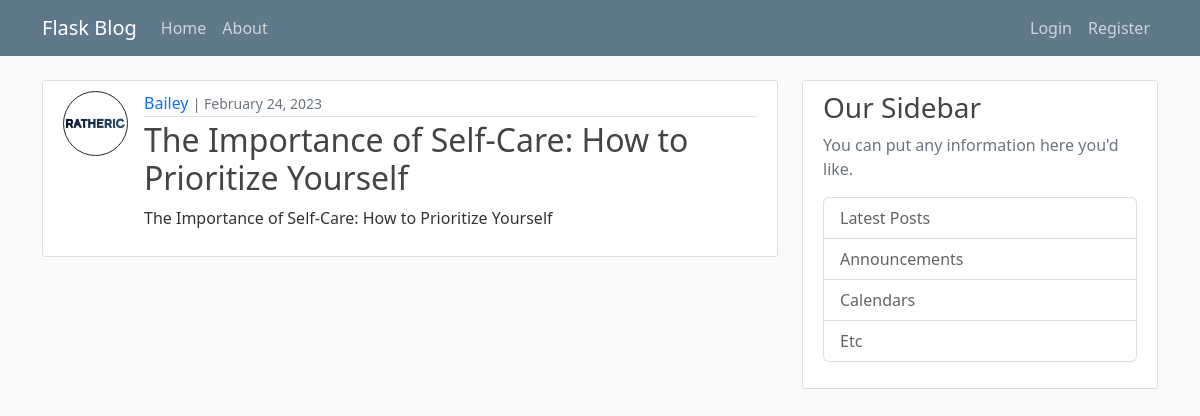
The app's page /post/4 with its own data.
### flaskblog/models.py (models this page shows, shortened)
class User(db.Model, UserMixin):
    id = db.Column(db.Integer, primary_key=True)
    username = db.Column(db.String(20), unique=True, nullable=False)
    email = db.Column(db.String(120), unique=True, nullable=False)
    image_file = db.Column(db.String(20), nullable=False, default='default.png')
    password = db.Column(db.String(60), nullable=False)
    posts = db.relationship('Post', backref='author', lazy=True)

class Post(db.Model):
    id = db.Column(db.Integer, primary_key=True)
    title = db.Column(db.String(100), nullable=False)
    date_posted = db.Column(db.DateTime, nullable=False, default=datetime.utcnow)
    content = db.Column(db.Text, nullable=False)
    user_id = db.Column(db.Integer, db.ForeignKey('user.id'), nullable=False)

### flaskblog/routes.py (the view)
@app.route("/post/<int:post_id>")
def post(post_id):
    post = Post.query.get_or_404(post_id)
    return render_template('post.html', title=post.title, post=post)

### flaskblog/templates/post.html (shortened to what this page needs)
{% extends "layout.html" %}
{% block content %}
    <article class="d-flex media content-section">
        <img class="me-3 rounded-circle article-img border border-dark" src="{{ url_for('static', filename='profile_pics/' + post.author.image_file) }}">
        <div class="media-body">
            <div class="article-metadata">
                <a class="author-link mr-2" href="#">{{ post.author.username }}</a>
                <small class="text-muted">| {{ post.date_posted.strftime('%B %d, %Y') }}</small>
            </div>
            <h2 class="article-title">{{ post.title }}</h2>
            <p class="article-content">{{ post.content }}</p>
        </div>
    </article>
{% endblock content %}

### flaskblog/static/main.css (style rules this page uses)
body { background: #fafafa; color: #333333; margin-top: 5rem; }
a { text-decoration: none; }
h1, h2, h3, h4, h5, h6 { color: #444444; }
.author-link { text-decoration: none; transition: 0.15s ease color; }
.content-section { background: #ffffff; padding: 10px 20px; border: 1px solid #dddddd; border-radius: 3px; margin-bottom: 20px; }
.article-title { color: #444444; text-decoration: none; transition: 0.15s ease color; }
.article-content { white-space: pre-line; }
.article-img { height: 65px; width: 65px; margin-right: 16px; }
.article-metadata { padding-bottom: 1px; margin-bottom: 4px; border-bottom: 1px solid #e3e3e3 }

### records on screen
User: image_file (picture), author.username "Bailey"
Post: date_posted "February 24, 2023", title "The Importance of Self-Care: How to Prioritize Yourself", content "The Importance of Self-Care: How to Prioritize Yourself"
